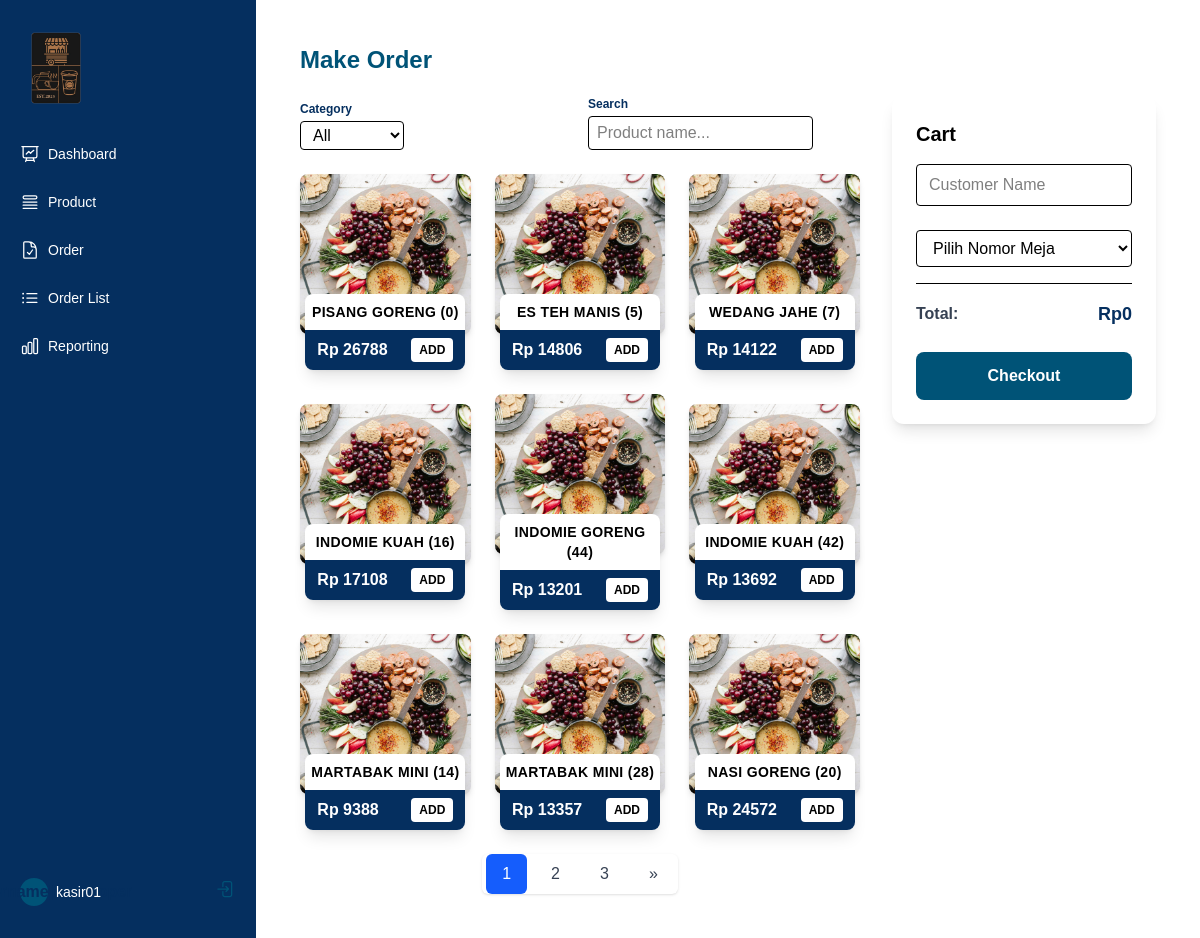
Before: /order/ (signed in) with the older database file.
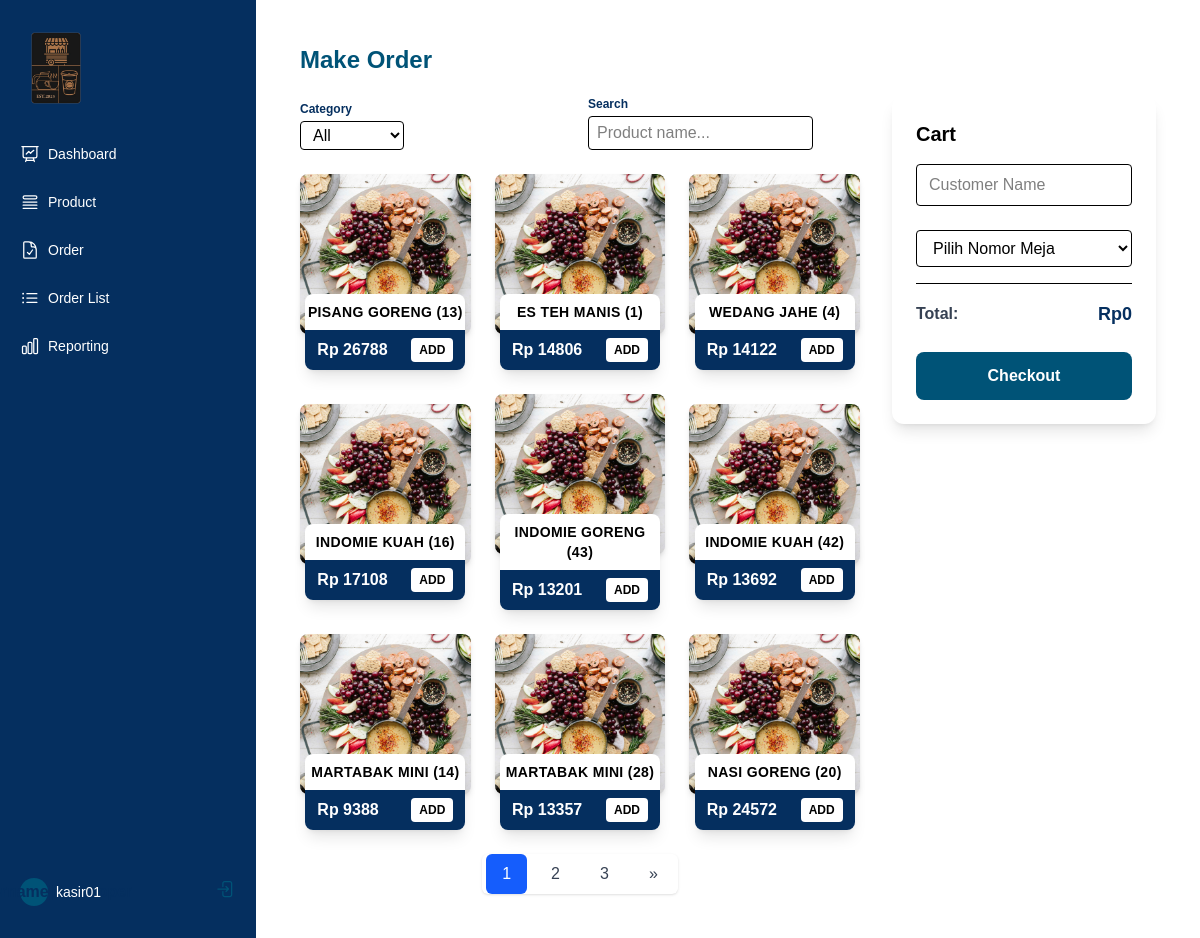
After: the same page with the newer database file.
### app/models.py (models this page shows, shortened)
class CustomUser(AbstractUser):
    ROLE_CHOICES = [
        ('owner', 'Owner'),
        ('kasir', 'Kasir'),
        ('customer', 'Customer'),
    ]
    role = models.CharField(max_length=10, choices=ROLE_CHOICES, default='customer')
    groups = models.ManyToManyField(
        'auth.Group',
        related_name='customuser_set',  # Ubah nama relasi
        blank=True
    )
    user_permissions = models.ManyToManyField(
        'auth.Permission',
        related_name='customuser_permissions_set',  # Ubah nama relasi
        blank=True
    )

class Product(models.Model):
    name = models.CharField(max_length=100)
    description = models.TextField()
    price = models.DecimalField(max_digits=10, decimal_places=2)
    image = models.ImageField(upload_to='products/', blank=True, null=True)
    category = models.CharField(max_length=50)  # Misal: Makanan, Minuman, dll.
    stock = models.PositiveIntegerField(default=0)  # Jumlah stok yang tersedia

### app/decorators.py (the view)
        def _wrapped_view(request, *args, **kwargs):
            if not request.user.is_authenticated:
                messages = request._messages if hasattr(request, '_messages') else None
                if messages:
                    messages.error(request, "Silakan login terlebih dahulu.")
                return redirect_to_login(request.get_full_path(), 'kasir_owner_login')
            if request.user.role not in allowed_roles:
                return HttpResponseForbidden("You do not have permission to access this page.")
            return view_func(request, *args, **kwargs)

### templates/order.html (shortened to what this page needs)
{% extends "base.html" %}
{% block content %}
<div class="container mx-auto p-5 font-poppins">
  <div class="grid grid-cols-1 md:grid-cols-3 gap-8">
    <div class="md:col-span-2">
      <h2 class="text-2xl font-bold mb-5 text-secondary">Make Order</h2>
      <form
        id="filterForm"
        method="get"
        class="mb-6 grid grid-cols-1 md:grid-cols-2 gap-4 items-end"
        onsubmit="return false;"
      >
        <div>
          <label class="block text-xs mb-1 text-primary font-semibold">Category</label>
          <select
            name="category"
            id="categorySelect"
            class="border border-primary rounded px-2 py-1 focus:border-accent focus:ring-2 focus:ring-accent/30 transition"
          >
            <option
              value="all"
              {% if selected_category == 'all' %}selected{% endif %}
            >
              All
            </option>
          </select>
        </div>
        <div>
          <label class="block text-xs mb-1 text-primary font-semibold">Search</label>
          <input
            type="text"
            name="search"
            id="searchInput"
            value="{{ search_query }}"
            placeholder="Product name..."
            class="border border-primary rounded px-2 py-1 focus:border-accent focus:ring-2 focus:ring-accent/30 transition"
            autocomplete="off"
          />
        </div>
      </form>
        <div class="grid grid-cols-1 sm:grid-cols-2 lg:grid-cols-3 gap-6 mb-6">
    {% for product in products %}
    <div
      class="flex flex-col items-center justify-center w-full max-w-sm mx-auto"
    >
      <div
        class="w-full h-40 bg-gray-300 bg-center bg-cover rounded-lg shadow-md"
        style="background-image: url('{{ product.image.url }}')"
      ></div>
      <div
        class="w-80 -mt-10 overflow-hidden bg-white rounded-lg shadow-lg md:w-40"
      >
        <h5
          class="text-sm mt-2 mb-2 font-semibold tracking-wide text-center text-black uppercase"
        >
          {{ product.name }} ({{ product.stock }})
        </h5>
        <div
          class="flex items-center justify-between px-3 py-2 bg-primary"
        >
          <span class="font-bold text-white"
            >Rp {{ product.price|floatformat:0 }}</span
          >
          <button
            onclick="addToCart('{{ product.id }}', '{{ product.name|escapejs }}', '{{ product.price|floatformat:0 }}', '{{ product.image.url }}')"
            class="px-2 py-1 text-xs font-semibold text-black uppercase transition-colors duration-300 transform bg-white rounded hover:bg-gray-700 focus:bg-gray-700 dark:focus:bg-gray-600 focus:outline-none"
          >
            Add
          </button>
        </div>
      </div>
    </div>
    {% empty %}
    <div class="col-span-3 text-center text-gray-500 dark:text-gray-400">
      No products found.
    </div>
    {% endfor %}
  </div>
      {% if products.paginator.num_pages > 1 %}
      <div class="flex justify-center mt-6">
        <nav
          class="inline-flex rounded-md shadow-sm"
          aria-label="Pagination"
        >
          {% for num in page_range %}
          {% if products.number == num %}
          <span class="px-4 py-2 mx-1 text-white bg-blue-600 rounded-md">
            {{ num }}
          </span>
          {% else %}
          <a
            href="?{% if selected_category %}category={{ selected_category }}&{% endif %}{% if search_query %}search={{ search_query }}&{% endif %}page={{ num }}"
            class="px-4 py-2 mx-1 text-gray-700 bg-white rounded-md dark:bg-gray-800 dark:text-gray-200 hover:bg-blue-600 dark:hover:bg-blue-500 hover:text-white dark:hover:text-gray-200"
            >{{ num }}</a
          >
          {% endif %}
          {% endfor %}
          {% if products.has_next %}
          <a
            href="?{% if selected_category %}category={{ selected_category }}&{% endif %}{% if search_query %}search={{ search_query }}&{% endif %}page={{ products.next_page_number }}"
            class="px-4 py-2 mx-1 text-gray-700 bg-white rounded-md dark:bg-gray-800 dark:text-gray-200 hover:bg-blue-600 dark:hover:bg-blue-500 hover:text-white dark:hover:text-gray-200"
            >&raquo;</a
          >
          {% endif %}
        </nav>
      </div>
      {% endif %}
    </div>
    <div
      class="bg-bg rounded-xl shadow-lg p-6 sticky top-18 h-fit"
    >
      <h2 class="text-xl font-bold mb-4 text-black">Cart</h2>
      <div class="mb-4">
        <input
          id="customerName"
          type="text"
          class="w-full px-3 py-2 mb-6 border rounded focus:outline-none focus:ring-1 focus:ring-accent text-black"
          placeholder="Customer Name"
        />
        <select
          id="tableSelect"
          class="w-full px-3 py-2 border rounded focus:outline-none focus:ring-1 focus:ring-accent text-black"
        >
          <option value="">Pilih Nomor Meja</option>
        </select>
      </div>
      <div class="flex justify-between items-center border-t pt-4">
        <span class="font-semibold text-gray-700 dark:text-white">Total:</span>
        <span id="cartTotal" class="font-bold text-lg text-primary">Rp0</span>
      </div>
      <button
        class="w-full mt-6 py-3 bg-secondary text-white font-bold rounded-lg hover:bg-accent transition"
        onclick="openConfirmModal()"
      >
        Checkout
      </button>
    </div>
  </div>
</div>
{% endblock %}

### templates/base.html (shortened to what this page needs)
{% load static %}
<!DOCTYPE html>
<html>
  <head>
    <link href="{% static 'css/output.css' %}" rel="stylesheet" />
  </head>
  <body class="bg-bg font-poppins">
    <div class="flex h-screen"
      <aside
        id="sidebar"
        class="flex flex-col w-64 h-screen px-5 py-8 overflow-y-auto bg-primary transform -translate-x-full transition-transform duration-300 ease-in-out lg:translate-x-0 lg:static fixed z-40 mt-16 lg:mt-0"
      >
        <a href="/" class="flex items-center justify-center lg:justify-start">
          <img
            class="w-auto h-18"
            src="{% static 'logo_warpul.png' %}"
            alt=""
          />
        </a>
        <div class="flex flex-col justify-between flex-1 mt-2">
          <nav class="flex-1 -mx-3 space-y-3">
            <br />
            <a
              class="flex items-center px-3 py-2 text-white transition-colors duration-300 transform rounded-lg hover:bg-secondary hover:text-primary"
              href="{% url 'kasir_dashboard' %}"
            >
              <span class="mx-2 text-sm font-medium">Dashboard</span>
            </a>
            <a
              class="flex items-center px-3 py-2 text-white transition-colors duration-300 transform rounded-lg hover:bg-secondary hover:text-primary"
              href="{% url 'product_list' %}"
            >
              <svg
                xmlns="http://www.w3.org/2000/svg"
                fill="none"
                viewBox="0 0 24 24"
                stroke-width="1.5"
                stroke="currentColor"
                class="w-5 h-5"
              >
                <path
                  stroke-linecap="round"
                  stroke-linejoin="round"
                  d="M3.75 12h16.5m-16.5 3.75h16.5M3.75 19.5h16.5M5.625 4.5h12.75a1.875 1.875 0 010 3.75H5.625a1.875 1.875 0 010-3.75z"
                />
              </svg>
              <span class="mx-2 text-sm font-medium">Product</span>
            </a>
            <a
              class="flex items-center px-3 py-2 text-white transition-colors duration-300 transform rounded-lg hover:bg-secondary hover:text-primary"
              href="{% url 'order_menu' %}"
            >
              <span class="mx-2 text-sm font-medium">Order</span>
            </a>
            <a
              class="flex items-center px-3 py-2 text-white transition-colors duration-300 transform rounded-lg hover:bg-secondary hover:text-primary"
              href="{% url 'order_list' %}"
            >
              <span class="mx-2 text-sm font-medium">Order List</span>
            </a>
            <a
              class="flex items-center px-3 py-2 text-white transition-colors duration-300 transform rounded-lg hover:bg-secondary hover:text-primary"
              href="{% url 'kasir_order_report' %}"
            >
              <span class="mx-2 text-sm font-medium">Reporting</span>
            </a>
          </nav>
          <div class="mt-6">
            <div class="flex items-center justify-between mt-6">
              <div class="flex items-center gap-x-2">
                <div
                  class="flex items-center justify-center object-cover rounded-full h-7 w-7 bg-secondary text-primary font-bold"
                >
                </div>
                <span class="text-sm font-medium text-white">
                  {% if user.is_authenticated %}{{ user.username }} {% endif %}
                </span>
              </div>
              <form method="post" action="{% url 'kasir_owner_logout' %}">
                <button
                  type="submit"
                  title="Logout"
                  class="text-secondary transition-colors duration-200 rotate-180 hover:text-accent"
                >
                </button>
              </form>
            </div>
          </div>
        </div>
      </aside>
      <main class="flex-1 p-6 overflow-y-auto bg-bg pt-20 lg:pt-6">
        {% block content %}{% endblock %}
      </main>
    </div>
  </body>
</html>

Changed rows visible on the page:
changed Product "PISANG GORENG": stock "0" → "13"
changed Product "ES TEH MANIS": stock "5" → "1"
changed Product "WEDANG JAHE": stock "7" → "4"
changed Product "INDOMIE GORENG": stock "44" → "43"
